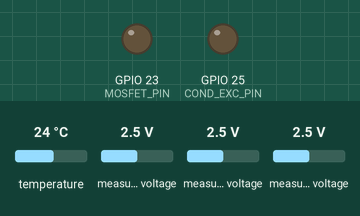
This sketch was run on a simulated ESP32. Shown: output pins drawn as LEDs (lit = HIGH). The inputs (shaded band) are chosen by the test bench; at power-on: temperature 24 °C, measured voltage 2.5 V. WiFi joins after 1.5 s; servers stay silent unless stated; random numbers use the default seed unless the sketch sets one; no MQTT or app messages arrive unless stated; what the sketch prints to the serial monitor is not drawn.

Above: at 6.2 s.
Timing chart, 0 to 22.7 s (numbered marks = the images above):
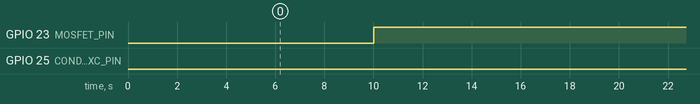

Measured:
- by itself, GPIO 23 (MOSFET_PIN): alternates HIGH for 15.5 s and LOW for 0.01 s
- by itself, GPIO 25 (COND_EXC_PIN): repeats every 15.5 s: HIGH 0.02 s, LOW 14.2 s, 19 × (HIGH 0.02 s, LOW 0.05 s)
- by itself, everything shown: repeats every 15.5 s, in 6 steps

The sketch:

nodo2_transmisor.ino
```cpp
#include <WiFi.h>
#include <PubSubClient.h>
#include <Wire.h>
#include <Adafruit_ADS1X15.h>
#include <OneWire.h>
#include <DallasTemperature.h>
#include <math.h>

// =========================
// WiFi / MQTT
// =========================
const char* ssid = "CNT Normita";
const char* password = "Mercedes@25";

const char* mqtt_server = "192.168.1.25";
const int mqtt_port = 1883;
const char* mqtt_user = "tesis";
const char* mqtt_password = "tesis123";

const char* mqtt_topic = "ptap/carrizal/datos";

WiFiClient espClient;
PubSubClient client(espClient);

// =========================
// Pines
// =========================
#define SDA_PIN        21
#define SCL_PIN        22
#define MOSFET_PIN     23   // PWM+ del XY-MOS
#define COND_EXC_PIN   25   // excitación conductividad
#define ONE_WIRE_BUS   4    // DS18B20

// =========================
// Objetos
// =========================
Adafruit_ADS1115 ads;
OneWire oneWire(ONE_WIRE_BUS);
DallasTemperature ds18b20(&oneWire);

// =========================
// Tiempos
// =========================
unsigned long lastMsg = 0;
const unsigned long intervaloEnvio = 10000;      // 10 s para prueba
const uint32_t TIEMPO_ESTABILIZACION_MS = 10000; // puedes subirlo a 15000 o 20000

// =========================
// Muestreo
// =========================
const uint16_t NUM_MUESTRAS_PH          = 20;
const uint16_t NUM_MUESTRAS_TURB        = 100;
const uint16_t NUM_MUESTRAS_COND        = 20;
const uint16_t DELAY_ENTRE_MUESTRAS_MS  = 20;

// =========================
// Conversión ADS1115
// GAIN_ONE => ±4.096V => 0.125mV/bit
// =========================
float adcToVoltage(int16_t raw) {
  return raw * 0.125f / 1000.0f;
}

// =========================
// Función para redondear
// =========================
float round_to_dp(float in_value, int decimal_place) {
  float multiplier = powf(10.0f, decimal_place);
  in_value = roundf(in_value * multiplier) / multiplier;
  return in_value;
}

// =========================
// Lectura promediada canal ADS
// =========================
float leerVoltajePromediado(uint8_t canal, uint16_t muestras, uint16_t delayMs) {
  long suma = 0;

  for (uint16_t i = 0; i < muestras; i++) {
    int16_t lectura = 0;

    switch (canal) {
      case 0: lectura = ads.readADC_SingleEnded(0); break;
      case 1: lectura = ads.readADC_SingleEnded(1); break;
      case 2: lectura = ads.readADC_SingleEnded(2); break;
      case 3: lectura = ads.readADC_SingleEnded(3); break;
      default: lectura = 0; break;
    }

    suma += lectura;
    delay(delayMs);
  }

  float promedioRaw = (float)suma / muestras;
  return adcToVoltage((int16_t)promedioRaw);
}

// =========================
// pH adaptado de tu código viejo
// Arduino Nano:
// ph = (-0.029710144 * ADC) + 21.63492754
//
// ADC = (V/5)*1023
// => pH = -6.0788954624 * V + 21.63492754
// =========================
float leer_ph() {
  float voltajePH = leerVoltajePromediado(0, NUM_MUESTRAS_PH, DELAY_ENTRE_MUESTRAS_MS);
  float ph = (-6.0788954624f * voltajePH) + 21.63492754f;
  return ph;
}

// =========================
// Temperatura DS18B20
// =========================
float leer_temperatura() {
  ds18b20.requestTemperatures();
  float temperatura = ds18b20.getTempCByIndex(0);
  return temperatura;
}

// =========================
// Turbidez adaptada de tu código viejo
// Antes el Arduino leía directamente 0-5V
// Ahora el ADS lee un voltaje reducido por divisor:
//
// V_A1 = V_sensor * (270 / 370)
// V_sensor = V_A1 * (370 / 270) = V_A1 * 1.37037
// =========================
float leer_turbidez() {
  float voltajeADS = leerVoltajePromediado(1, NUM_MUESTRAS_TURB, DELAY_ENTRE_MUESTRAS_MS);

  // Recuperar voltaje original del sensor antes del divisor
  float voltajeSensor = voltajeADS * 1.37037f;

  // Igual que tu código anterior
  voltajeSensor = round_to_dp(voltajeSensor, 1);

  float ntu;
  if (voltajeSensor < 2.5f) {
    ntu = 2.0f;
  } else {
    ntu = ((-1120.4f * pow(voltajeSensor, 2)) + (5742.3f * voltajeSensor) - 4353.8f) / 1000.0f - 1.0f;
  }

  return ntu;
}

// =========================
// Conductividad adaptada de tu código viejo
// Antes:
// cond = analogRead(A2)*(5.0/1023.0)
// conducti = ((11467/420)*cond) - (50573/525)
//
// Ahora:
// GPIO25 excita con 3.3V, no 5V
// hacemos equivalencia aproximada a 5V:
// V_eq = V_ads * (5.0 / 3.3)
// =========================
float leer_conductividad() {
  long suma = 0;

  for (uint16_t i = 0; i < NUM_MUESTRAS_COND; i++) {
    digitalWrite(COND_EXC_PIN, HIGH);
    delay(10);

    int16_t lectura = ads.readADC_SingleEnded(2);
    suma += lectura;

    digitalWrite(COND_EXC_PIN, LOW);
    delay(50);
  }

  float promedioRaw = (float)suma / NUM_MUESTRAS_COND;
  float voltajeADS = adcToVoltage((int16_t)promedioRaw);

  // Adaptación a sistema anterior de 5V
  float cond = voltajeADS * (5.0f / 3.3f);

  float conducti;
  if (cond <= 0) {
    conducti = cond;
  } else {
    conducti = ((11467.0f / 420.0f) * cond) - (50573.0f / 525.0f);
  }

  return conducti;
}

// =========================
// WiFi
// =========================
void setup_wifi() {
  delay(10);
  Serial.println();
  Serial.print("Conectando a WiFi: ");
  Serial.println(ssid);

  WiFi.begin(ssid, password);

  while (WiFi.status() != WL_CONNECTED) {
    delay(500);
    Serial.print(".");
  }

  Serial.println("\nWiFi conectado");
  Serial.print("IP ESP32: ");
  Serial.println(WiFi.localIP());
}

// =========================
// MQTT
// =========================
void reconnect() {
  while (!client.connected()) {
    Serial.print("Conectando a MQTT...");
    String clientId = "ESP32-Nodo2-";
    clientId += String(random(0xffff), HEX);

    if (client.connect(clientId.c_str(), mqtt_user, mqtt_password)) {
      Serial.println(" conectado");
    } else {
      Serial.print(" fallo, rc=");
      Serial.print(client.state());
      Serial.println(" intentando de nuevo en 5 segundos");
      delay(5000);
    }
  }
}

// =========================
// Setup
// =========================
void setup() {
  Serial.begin(115200);
  delay(1000);

  randomSeed(micros());

  pinMode(MOSFET_PIN, OUTPUT);
  pinMode(COND_EXC_PIN, OUTPUT);

  digitalWrite(MOSFET_PIN, LOW);
  digitalWrite(COND_EXC_PIN, LOW);

  Wire.begin(SDA_PIN, SCL_PIN);
  Wire.setClock(100000);

  if (!ads.begin()) {
    Serial.println("ERROR: No se detecta ADS1115. Revisa conexiones.");
    while (1) delay(100);
  }

  ads.setGain(GAIN_ONE);
  ds18b20.begin();

  setup_wifi();
  client.setServer(mqtt_server, mqtt_port);

  Serial.println("Sistema listo.");
}

// =========================
// Loop
// =========================
void loop() {
  if (!client.connected()) {
    reconnect();
  }
  client.loop();

  unsigned long now = millis();
  if (now - lastMsg > intervaloEnvio) {
    lastMsg = now;

    Serial.println("\n====================================");
    Serial.println("Iniciando medicion nodo 2...");

    // Encender sensores controlados por MOSFET
    digitalWrite(MOSFET_PIN, HIGH);
    Serial.println("MOSFET ON - Sensores energizados");

    delay(TIEMPO_ESTABILIZACION_MS);

    float ph = leer_ph();
    float temperatura = leer_temperatura();
    float turbidez = leer_turbidez();
    float conductividad = leer_conductividad();

    digitalWrite(MOSFET_PIN, LOW);
    Serial.println("MOSFET OFF - Sensores apagados");

    String payload = "{";
    payload += "\"sensor_id\":\"nodo2\",";
    payload += "\"ph\":" + String(ph, 2) + ",";
    payload += "\"turbidez\":" + String(turbidez, 2) + ",";
    payload += "\"temperatura\":" + String(temperatura, 2) + ",";
    payload += "\"conductividad\":" + String(conductividad, 2);
    payload += "}";

    Serial.println("Publicando nodo 2:");
    Serial.println(payload);

    client.publish(mqtt_topic, payload.c_str());
  }
}
```
